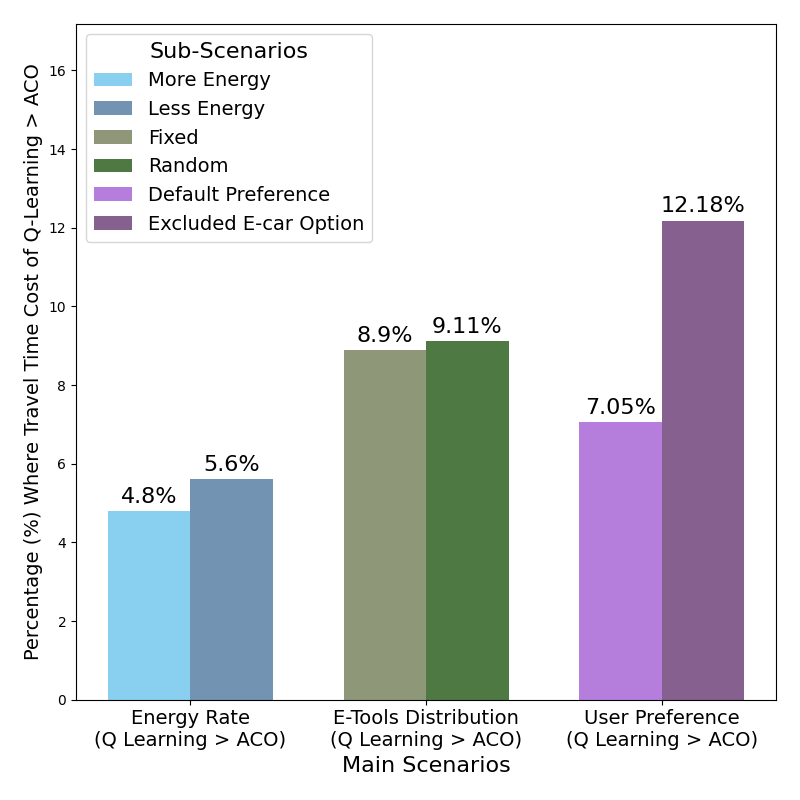

Write the Python code that produced this figure.
import matplotlib.pyplot as plt
import numpy as np

# Data setup
main_scenarios = ["Energy Rate\n(Q Learning > ACO)", "E-Tools Distribution\n(Q Learning > ACO)", "User Preference\n(Q Learning > ACO)"]
sub_scenarios = [
    "More Energy", "Less Energy",
    "Fixed", "Random",
    "Default Preference", "Excluded E-car Option"
]
percentages = [4.8, 5.6, 8.9, 9.11, 7.05, 12.18]
colors = ['#89CFF0', '#7393B3',   # 莫兰迪蓝色系
          '#8F9779', '#4F7942',# 莫兰迪绿色系
          '#B57EDC', '#86608E']

# Setup for grouped bar chart
fig, ax = plt.subplots()
plt.rcParams.update({
    'font.size': 16,      # Global font size
    # 'axes.titlesize': 20, # Title font size
    'axes.labelsize': 16, # X and Y axis labels font size
    'xtick.labelsize': 16, # X tick labels font size
    'ytick.labelsize': 16, # Y tick labels font size
    # 'legend.fontsize': 18, # Legend font size
    # 'figure.titlesize': 22 # Figure title font size
})
index = np.arange(len(main_scenarios))  # the label locations
bar_width = 0.35  # the width of the bars

# Plotting
bars = []
for i, (perc, color) in enumerate(zip(percentages, colors)):
    offset = -bar_width/2 if i % 2 == 0 else bar_width/2
    bar = ax.bar(index[i // 2] + offset, perc, bar_width, color=color, label=sub_scenarios[i])
    bars.append(bar)

# Add labels and title
ax.set_xlabel('Main Scenarios', fontsize=16)
ax.set_ylabel('Percentage (%) Where Travel Time Cost of Q-Learning > ACO', fontsize=14)
ax.set_xticks(index)
ax.set_xticklabels(main_scenarios, fontsize=14)

# Create legend grouping labels by main scenario
handles, labels = ax.get_legend_handles_labels()
new_labels = []
new_handles = []
# Group labels by their main scenario
for i in range(0, len(labels), 2):
    new_labels.extend([labels[i], labels[i+1]])
    new_handles.extend([handles[i], handles[i+1]])
ax.legend(new_handles, new_labels, title="Sub-Scenarios", fontsize=14)

# Adding percentage values above each bar
for bar_group in bars:
    for bar in bar_group:
        height = bar.get_height()
        ax.annotate(f'{height}%',
                    xy=(bar.get_x() + bar.get_width() / 2, height),
                    xytext=(0, 3),  # 3 points vertical offset
                    textcoords="offset points",
                    ha='center', va='bottom')

# Set y-axis limit to make differences more pronounced
ax.set_ylim(0, max(percentages) + 5)
fig.set_size_inches(8, 8)
fig.tight_layout()
plt.savefig('data_v.png')
plt.show()
